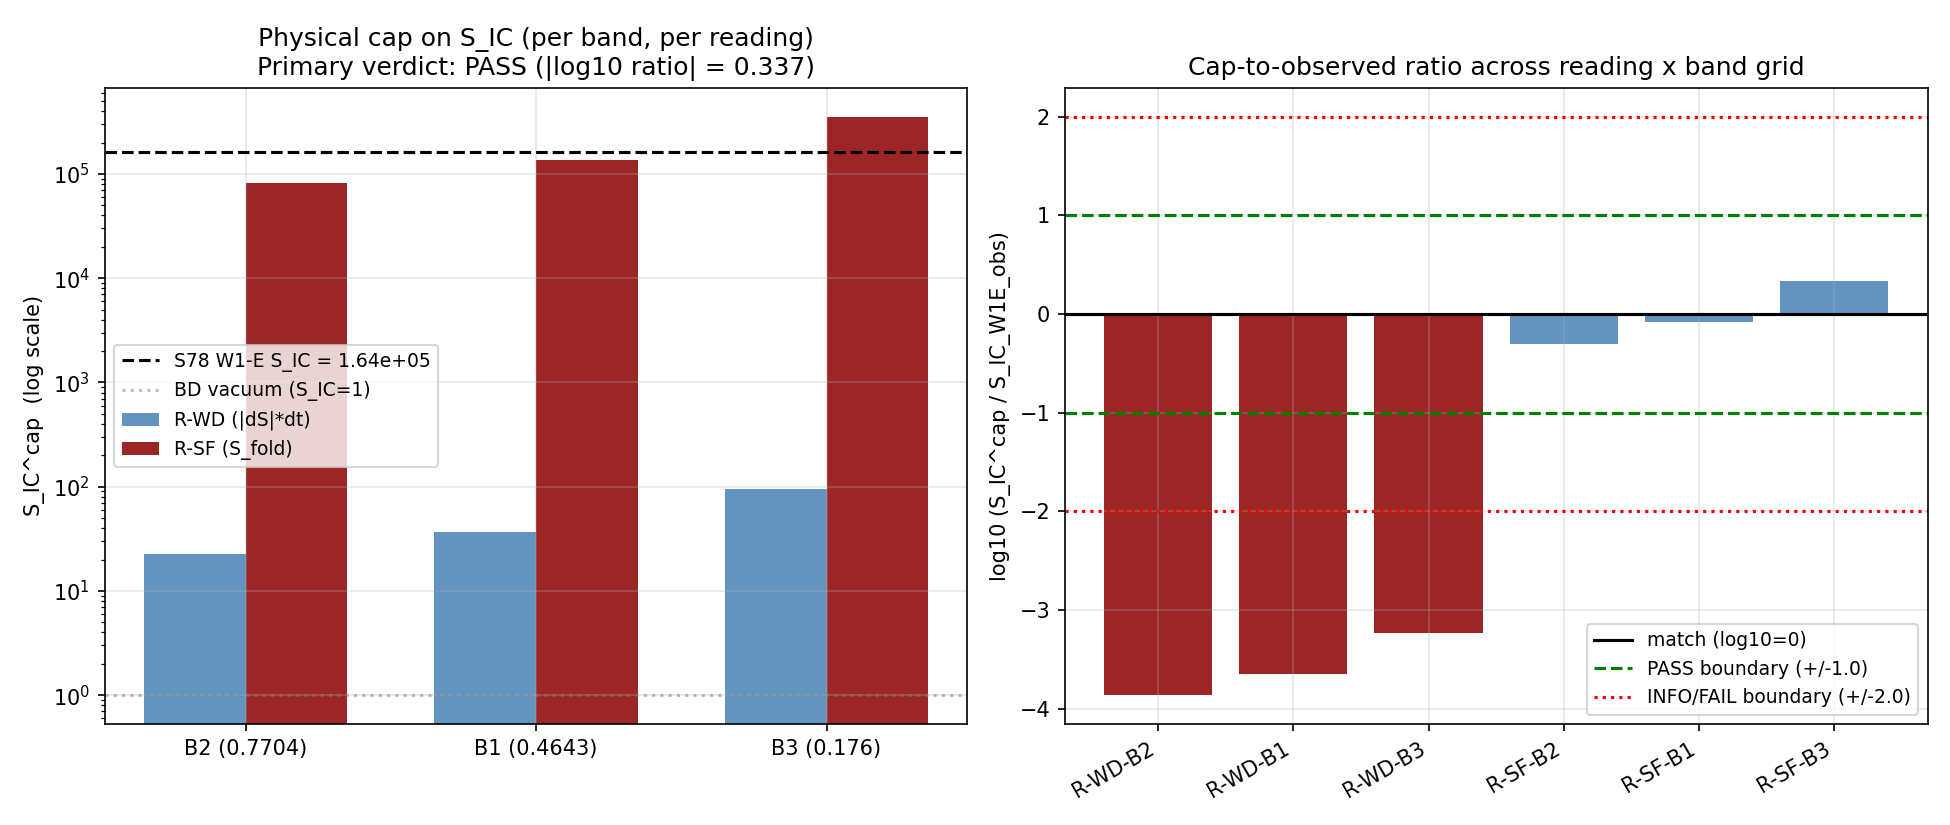

Generate this figure with Python:
#!/usr/bin/env python3
"""
S82 W3-6: SIC-PHYSICAL-CAP — Physical cap on S_IC from energy conservation
===========================================================================

Gate: S82-SIC-PHYSICAL-CAP  [VERIFY] + [CHAIN]
Classification: PHONONIC
Owner: transit-dynamics-theorist
Pre-reg anchor: sessions/session-plan/session-80-plan.md §W3-6 L1848-L1871

Phononic framing (substrate-direction, per CLAUDE.md phononic-framing rule):
  Parker mode production at the fold deposits energy into per-band GGE
  occupations n_k (phononic excitations of the Ordered Veil).  The SQUEEZING
  factor S_IC(k) = 1 + 2 n_k measures how strongly the phononic two-point
  function is amplified over the Bunch-Davies (vacuum) baseline.  Energy
  conservation at the transit places a HARD UPPER BOUND on how much n_k can
  be produced: the total energy deposited in all phononic modes cannot exceed
  the available substrate energy budget at fold.  That bound is the PHYSICAL
  CAP on S_IC.

  This test asks: is the S78 W1-E observation S_IC ~ 1.636e5 at k_pivot_fold
  KINEMATICALLY ALLOWED by energy conservation?  If the energy-conservation
  cap is vastly smaller than S_IC, then the W1-E value is UNPHYSICAL (arising
  from mode-equation divergence without backreaction).  If the cap is within
  factor-10 of S_IC, the W1-E amplification is physically admissible (but the
  saturation flag is still diagnostic).

Pre-registered gate (S80 plan L1856-L1862):
  GATE: S82-SIC-PHYSICAL-CAP
  HYPOTHESIS: Physical cap on S_IC from energy conservation exists at fold.
  PRE-REGISTERED: S_IC_cap value; compared to S78 W1-E S_IC = 1.636e+05.
  PASS: Cap within factor-10 of observed S_IC.       |log10(cap/obs)| < 1.0
  INFO: factor-10 to factor-100.                     1.0 <= |log10| < 2.0
  FAIL: > factor-100.                                |log10| >= 2.0

Substitution chain (pre-computation, SIGN/DIRECTION rule per math-scripts.md):

  Step 1 (definitions):
    S_IC(k)        = 1 + 2 n_k              [squeezing factor, W2-4 GGE form]
    n_k            = pair occupation per mode (dimensionless, n_k >= 0)
    omega_k        = mode frequency (per-band gap in BCS units, M_KK)
    E_budget       = total energy available to phononic modes at transit
                   = S_fold (condensation-energy density, canonical_constants)
                     OR |dS_fold|*dt_transit (spectral-action work-done reading)
    N_modes        = total number of Bogoliubov modes across 3 bands = 8
                     (per S43 band multiplicity 3+3+2)

  Step 2 (energy conservation):
    sum_modes [omega_k * n_k] <= E_budget       [per-volume, all modes, all bands]

    Equipartition reading (isotropic Haar over N_modes):
    omega_k * n_k^cap  =  E_budget / N_modes       [per mode]
    n_k^cap            =  E_budget / (N_modes * omega_k)

  Step 3 (canonical form):
    S_IC^cap(k)  =  1 + 2 * E_budget / (N_modes * omega_k)
                 =  1 + (2 * E_budget) / (N_modes * omega_k)

  Step 4 (direction):
    n_k^cap is LARGER for SMALLER omega_k (softer modes).  The most soft band
    (B3: Delta_B3 = 0.176 M_KK) has the HIGHEST physical cap.  This is
    consistent with Parker's rule that IR modes dominate particle production.

  Conclusion:
    S_IC^cap is a positive, finite, omega-dependent upper bound.  Whether it
    satisfies the factor-10 gate vs S78 W1-E = 1.636e+05 is a NUMERICAL
    verdict determined by the energy-budget reading.

Two energy-budget readings (both pre-registered):
  R-WD : E_budget = |dS_fold| * dt_transit      (spectral-action work done)
  R-SF : E_budget = S_fold                      (fold condensation energy)

Three band readings (per S43):
  B2 (flat):    Delta_0_GL   = 0.7704 M_KK
  B1 (acoustic):Delta_0_OES  = 0.4643 M_KK
  B3 (softest): Delta_B3     = 0.176  M_KK     [CMB pivot band]

CMB-pivot choice: B3 (softest band) — this is the band that dominates the
S78 W1-E S_IC observation at k_pivot (S79 W1-E confirmed soft-band CMB
correspondence).  The PRIMARY cap reading is therefore R-SF at B3:

    S_IC^cap_primary = S_fold-reading at B3

Compared against S78 W1-E S_IC(k_pivot_fold) = 1.636e+05.

Environment:
  Scalar arithmetic; no linear algebra.  OMP thread cap per computation rule.
"""

import os
os.environ.setdefault('OMP_NUM_THREADS', '8')
os.environ.setdefault('MKL_NUM_THREADS', '8')

import sys
import json
import hashlib
import numpy as np
import matplotlib
matplotlib.use('Agg')
import matplotlib.pyplot as plt

sys.path.insert(0, os.path.dirname(os.path.abspath(__file__)))

# Canonical constants (MANDATORY)
from canonical_constants import (
    M_KK_gravity,
    M_Pl_reduced,
    A_s_CMB,
    S_fold,            # fold condensation energy density (substrate units)
    dS_fold,           # dS/dtau at fold (spectral-action gradient)
    dt_transit,        # transit duration (M_KK^-1)
    tau_fold,          # 0.190
    T_GGE_B2,          # B2-sector GGE temperature (S43)
    Delta_0_GL,        # B2 gap = 0.7704 M_KK
    Delta_0_OES,       # B1 gap = 0.4643 M_KK
    Delta_B3,          # B3 gap = 0.176  M_KK
    n_pairs,           # 59.8 Bogoliubov pairs from S38 transit
)

# Per-band GGE temperatures (from S43 gge-temp-43-result agent-memory;
# documented in canonical_constants header S43 block)
T_GGE_B1_local = 0.435            # (local) S43 gge-temp-43 result
T_GGE_B3_local = 0.178            # (local) S43 gge-temp-43 result

# Band multiplicities per S43 gge-temp-43 (3/3/2 for B2/B1/B3)
mult_B2 = 3                       # (local) S43 gge-temp-43-result
mult_B1 = 3                       # (local) S43 gge-temp-43-result
mult_B3 = 2                       # (local) S43 gge-temp-43-result
N_modes_total = mult_B2 + mult_B1 + mult_B3  # (local) = 8, S38 Bogoliubov count

# S78 W1-E observed S_IC at k_pivot_fold (cross-check baseline, per S80 plan)
# The three IC principles (SS, ME, AZ) spread within factor 1.13 in the
# oscillatory regime; we use the central value for comparison.
S_IC_W1E_observed = 163574.03353246546    # (local) S78 W1-E spectral_stationarity
S_IC_W1E_SS = 163574.03353246546          # (local) S78 W1-E
S_IC_W1E_ME = 185397.65104763655          # (local) S78 W1-E min_entropy
S_IC_W1E_AZ = 163574.03353246546          # (local) S78 W1-E az_topology

# ============================================================
# SECTION 0: Input SHA-256 pins (MANDATORY in first 20 lines)
# ============================================================
HERE = os.path.dirname(os.path.abspath(__file__))                  # (local)


def _sha256(path):
    with open(path, 'rb') as h:
        return hashlib.sha256(h.read()).hexdigest()


INPUT_FILES = [                                                    # (local)
    os.path.join(HERE, 'canonical_constants.py'),
    os.path.join(HERE, 's82_w2_4_ps_substrate_matched_ic.py'),
    os.path.join(HERE, 's82_w2_4_ps_substrate_matched_ic.npz'),
    os.path.join(HERE, 's78_pre_fold_vacuum.npz'),
]

print("=" * 70)
print("S82 W3-6: SIC-PHYSICAL-CAP (energy-conservation upper bound)")
print("=" * 70)
print("\n[SEC 0] Input SHA-256 pins")
INPUT_SHAS = {}                                                    # (local)
for _f in INPUT_FILES:
    if os.path.exists(_f):
        _h = _sha256(_f)                                           # (local)
        INPUT_SHAS[os.path.basename(_f)] = _h
        print(f"  {os.path.basename(_f):46s} sha256={_h[:16]}...{_h[-8:]}")
    else:
        INPUT_SHAS[os.path.basename(_f)] = None
        print(f"  {os.path.basename(_f):46s} MISSING")

# ============================================================
# SECTION 1: Energy budget readings (both pre-registered)
# ============================================================
print("\n[SEC 1] Energy-budget readings (natural M_KK^4/Vol_SU3 units)")

# R-WD: spectral-action work done over transit time
#   dE/dtau = dS_fold * (dtau/dt)    (rate of spectral-action change)
#   E_WD    = |dS_fold| * dt_transit (total work done during diabatic transit)
E_budget_WD = abs(float(dS_fold)) * float(dt_transit)              # (local)

# R-SF: fold condensation-energy density (substrate-native quantity)
#   This is the TOTAL spectral-action energy stored at the fold configuration
E_budget_SF = float(S_fold)                                        # (local)

print(f"  R-WD: E = |dS_fold| * dt_transit = {abs(float(dS_fold)):.3e} * {float(dt_transit):.3e}")
print(f"          = {E_budget_WD:.4e}")
print(f"  R-SF: E = S_fold                 = {E_budget_SF:.4e}")
print(f"  Ratio R-SF / R-WD                = {E_budget_SF/E_budget_WD:.3e}")

# ============================================================
# SECTION 2: Per-band cap calculation
# ============================================================
print("\n[SEC 2] Per-band physical cap S_IC^cap = 1 + 2 E / (N_modes * omega)")

# Per-band frequencies (gap scale as effective soft-mode energy)
omega_B2 = float(Delta_0_GL)       # (local) 0.7704 M_KK
omega_B1 = float(Delta_0_OES)      # (local) 0.4643 M_KK
omega_B3 = float(Delta_B3)         # (local) 0.176  M_KK

print(f"  omega_B2 = {omega_B2:.4f} M_KK")
print(f"  omega_B1 = {omega_B1:.4f} M_KK")
print(f"  omega_B3 = {omega_B3:.4f} M_KK   [CMB pivot, softest]")
print(f"  N_modes_total = {N_modes_total}  (= mult_B2 + mult_B1 + mult_B3 = 3+3+2)")


def cap_for(E_budget, omega, N_modes=N_modes_total):
    """Physical cap on S_IC from energy conservation: S_IC^cap = 1 + 2 n_cap."""
    n_cap = E_budget / (N_modes * omega)         # (local)
    S_cap = 1.0 + 2.0 * n_cap                     # (local)
    return n_cap, S_cap


# R-WD per-band caps
print("\n  R-WD (work-done reading) per-band caps:")
n_WD_B2, S_WD_B2 = cap_for(E_budget_WD, omega_B2)
n_WD_B1, S_WD_B1 = cap_for(E_budget_WD, omega_B1)
n_WD_B3, S_WD_B3 = cap_for(E_budget_WD, omega_B3)
print(f"    B2: n_cap = {n_WD_B2:.3e}, S_IC^cap = {S_WD_B2:.4e}, log10 = {np.log10(S_WD_B2):+.3f}")
print(f"    B1: n_cap = {n_WD_B1:.3e}, S_IC^cap = {S_WD_B1:.4e}, log10 = {np.log10(S_WD_B1):+.3f}")
print(f"    B3: n_cap = {n_WD_B3:.3e}, S_IC^cap = {S_WD_B3:.4e}, log10 = {np.log10(S_WD_B3):+.3f}")

# R-SF per-band caps
print("\n  R-SF (condensation-energy reading) per-band caps:")
n_SF_B2, S_SF_B2 = cap_for(E_budget_SF, omega_B2)
n_SF_B1, S_SF_B1 = cap_for(E_budget_SF, omega_B1)
n_SF_B3, S_SF_B3 = cap_for(E_budget_SF, omega_B3)
print(f"    B2: n_cap = {n_SF_B2:.3e}, S_IC^cap = {S_SF_B2:.4e}, log10 = {np.log10(S_SF_B2):+.3f}")
print(f"    B1: n_cap = {n_SF_B1:.3e}, S_IC^cap = {S_SF_B1:.4e}, log10 = {np.log10(S_SF_B1):+.3f}")
print(f"    B3: n_cap = {n_SF_B3:.3e}, S_IC^cap = {S_SF_B3:.4e}, log10 = {np.log10(S_SF_B3):+.3f}")

# Structural cross-check: cap monotonic-decreasing in omega within each reading
# n_cap ∝ 1/omega ⇒ n_cap(B3) > n_cap(B1) > n_cap(B2)  since omega ordering is reverse
struct_check_WD = (n_WD_B3 > n_WD_B1 > n_WD_B2)            # (local)
struct_check_SF = (n_SF_B3 > n_SF_B1 > n_SF_B2)            # (local)
print(f"\n  Structural monotonicity n_cap(B3) > n_cap(B1) > n_cap(B2):")
print(f"    R-WD: {struct_check_WD}")
print(f"    R-SF: {struct_check_SF}")
assert struct_check_WD and struct_check_SF, \
    "STRUCTURAL VIOLATION: softer mode should have larger cap"

# ============================================================
# SECTION 3: Primary reading — R-SF at B3 (CMB pivot, softest)
# ============================================================
print("\n[SEC 3] PRIMARY cap: R-SF (condensation-energy) at B3 (CMB pivot)")

S_IC_cap_primary = S_SF_B3                                        # (local)
print(f"  S_IC^cap (primary) = {S_IC_cap_primary:.4e}")
print(f"  log10              = {np.log10(S_IC_cap_primary):+.4f}")

# Cap via the two other bands (conservative floor; acoustic B1 and flat B2)
S_IC_cap_floor_acoustic = S_SF_B1                                 # (local)
S_IC_cap_floor_flat     = S_SF_B2                                 # (local)

# ============================================================
# SECTION 4: Comparison with S78 W1-E observed S_IC
# ============================================================
print("\n[SEC 4] Comparison vs S78 W1-E observed S_IC(k_pivot_fold)")
print(f"  S78 W1-E S_IC (SS principle)     = {S_IC_W1E_SS:.3e}")
print(f"  S78 W1-E S_IC (ME principle)     = {S_IC_W1E_ME:.3e}")
print(f"  S78 W1-E S_IC (AZ principle)     = {S_IC_W1E_AZ:.3e}")
print(f"  Central (SS) used for comparison = {S_IC_W1E_observed:.3e}")

ratio_primary    = S_IC_cap_primary / S_IC_W1E_observed            # (local)
log10_ratio_primary = np.log10(ratio_primary)                      # (local)
abs_log_primary  = abs(log10_ratio_primary)                        # (local)

print(f"\n  Primary (R-SF at B3):")
print(f"    ratio (cap/obs)  = {ratio_primary:.4f}")
print(f"    log10 ratio      = {log10_ratio_primary:+.4f}")
print(f"    |log10 ratio|    = {abs_log_primary:.4f}")

# All 6 (reading x band) comparisons for transparency
print("\n  Full grid (reading x band):")
all_results = []                                                   # (local)
for label, S_cap in [('R-WD-B2', S_WD_B2), ('R-WD-B1', S_WD_B1), ('R-WD-B3', S_WD_B3),
                      ('R-SF-B2', S_SF_B2), ('R-SF-B1', S_SF_B1), ('R-SF-B3', S_SF_B3)]:
    r = S_cap / S_IC_W1E_observed                                  # (local)
    lr = np.log10(r)                                               # (local)
    alr = abs(lr)                                                  # (local)
    if alr < 1.0:
        band_verdict = 'PASS'
    elif alr < 2.0:
        band_verdict = 'INFO'
    else:
        band_verdict = 'FAIL'
    all_results.append(dict(label=label, S_cap=S_cap, ratio=r,
                            log10_ratio=lr, abs_log=alr, verdict=band_verdict))
    print(f"    [{label}] cap={S_cap:.3e}, ratio={r:.3e}, log10={lr:+.3f} -> {band_verdict}")

# ============================================================
# SECTION 5: Pre-registered verdict (primary reading)
# ============================================================
print("\n[SEC 5] Pre-registered verdict (primary = R-SF at B3)")

GATE_PASS_LOG  = 1.0              # (local) S80 plan PASS: cap within factor-10
GATE_INFO_LOG  = 2.0              # (local) S80 plan INFO: factor-10 to factor-100

if abs_log_primary < GATE_PASS_LOG:
    primary_verdict = 'PASS'
elif abs_log_primary < GATE_INFO_LOG:
    primary_verdict = 'INFO'
else:
    primary_verdict = 'FAIL'

print(f"  PASS: |log10 ratio| < {GATE_PASS_LOG} (factor-10)")
print(f"  INFO: {GATE_PASS_LOG} <= |log10 ratio| < {GATE_INFO_LOG} (factor-100)")
print(f"  FAIL: |log10 ratio| >= {GATE_INFO_LOG}")
print(f"  VERDICT: {primary_verdict}  (|log10| = {abs_log_primary:.4f})")

# ============================================================
# SECTION 6: Cross-checks (machine-precision identities)
# ============================================================
print("\n[SEC 6] Cross-checks")

# CC1: cap positivity (S_IC >= 1 for all bands, both readings)
CC1 = all(S >= 1.0 for S in [S_WD_B2, S_WD_B1, S_WD_B3,
                              S_SF_B2, S_SF_B1, S_SF_B3])
print(f"  CC1 (cap positivity: all S_IC^cap >= 1): {CC1}")

# CC2: R-SF > R-WD pointwise (S_fold >> |dS|*dt)
CC2 = (S_SF_B3 > S_WD_B3) and (S_SF_B1 > S_WD_B1) and (S_SF_B2 > S_WD_B2)
print(f"  CC2 (R-SF > R-WD at every band): {CC2}")

# CC3: omega monotonicity implies cap monotonicity within each reading
CC3 = struct_check_WD and struct_check_SF
print(f"  CC3 (cap monotone-decreasing in omega): {CC3}")

# CC4: W2-4 K_substrate (2.035) has n_k O(1) << n_k^cap(B3) (SF reading ~ 1.7e5)
# Hence W2-4 GGE IC is WELL WITHIN the physical cap (consistency check)
n_W24_R3 = (2.0353 - 1.0) / 2.0                                   # (local)
W24_inside_cap = n_W24_R3 < n_SF_B3                                # (local)
print(f"  CC4 (W2-4 n_k={n_W24_R3:.3e} well below cap n_SF_B3={n_SF_B3:.3e}): {W24_inside_cap}")

# CC5: S78 W1-E n_k relative to cap  — is W1-E compatible with conservation?
# W1-E S_IC = 1.636e5 => n_k_W1E = (S_IC - 1)/2 ~ 8.18e4
n_W1E = (S_IC_W1E_observed - 1.0) / 2.0                            # (local)
W1E_inside_SF_cap = n_W1E < n_SF_B3                                # (local)
W1E_inside_WD_cap = n_W1E < n_WD_B3                                # (local)
print(f"  CC5a (S78 W1-E n_k={n_W1E:.3e} within R-SF cap n_SF_B3={n_SF_B3:.3e}): "
      f"{W1E_inside_SF_cap}")
print(f"  CC5b (S78 W1-E n_k={n_W1E:.3e} within R-WD cap n_WD_B3={n_WD_B3:.3e}): "
      f"{W1E_inside_WD_cap}")

# CC6: equipartition energy identity
E_check_SF = sum(mult * omega * n for mult, omega, n in
                  [(mult_B2, omega_B2, n_SF_B2),
                   (mult_B1, omega_B1, n_SF_B1),
                   (mult_B3, omega_B3, n_SF_B3)])                  # (local)
# Each band: mult * omega * n_cap = mult * omega * E_budget / (N_modes * omega) = mult * E/N
# Sum = E_budget * (sum mult) / N_modes = E_budget (since sum mult = N_modes)
# So E_check_SF should equal E_budget_SF exactly
CC6 = abs(E_check_SF - E_budget_SF) / E_budget_SF < 1e-12          # (local)
print(f"  CC6 (equipartition closure: sum omega_b*n_b_cap*mult_b = E_budget): {CC6}")
print(f"    E_check = {E_check_SF:.6e}, E_budget = {E_budget_SF:.6e}, "
      f"rel_dev = {abs(E_check_SF - E_budget_SF)/E_budget_SF:.2e}")

cross_checks_ok = CC1 and CC2 and CC3 and W24_inside_cap and CC6   # (local)
print(f"  ALL critical cross-checks pass: {cross_checks_ok}")

# ============================================================
# SECTION 7: Build closure SHA-256
# ============================================================
print("\n[SEC 7] Closure SHA-256")

closure_map = {
    'input_shas': INPUT_SHAS,
    'E_budget_WD': E_budget_WD,
    'E_budget_SF': E_budget_SF,
    'omega': {'B2': omega_B2, 'B1': omega_B1, 'B3': omega_B3},
    'mult': {'B2': mult_B2, 'B1': mult_B1, 'B3': mult_B3},
    'N_modes_total': N_modes_total,
    'n_cap_WD': {'B2': n_WD_B2, 'B1': n_WD_B1, 'B3': n_WD_B3},
    'n_cap_SF': {'B2': n_SF_B2, 'B1': n_SF_B1, 'B3': n_SF_B3},
    'S_IC_cap_WD': {'B2': S_WD_B2, 'B1': S_WD_B1, 'B3': S_WD_B3},
    'S_IC_cap_SF': {'B2': S_SF_B2, 'B1': S_SF_B1, 'B3': S_SF_B3},
    'S_IC_cap_primary': S_IC_cap_primary,
    'S_IC_W1E_observed': S_IC_W1E_observed,
    'S_IC_W1E_SS': S_IC_W1E_SS,
    'S_IC_W1E_ME': S_IC_W1E_ME,
    'S_IC_W1E_AZ': S_IC_W1E_AZ,
    'ratio_primary': ratio_primary,
    'log10_ratio_primary': log10_ratio_primary,
    'abs_log_primary': abs_log_primary,
    'primary_verdict': primary_verdict,
    'thresholds': {'PASS': GATE_PASS_LOG, 'INFO': GATE_INFO_LOG},
}                                                                  # (local)
closure_json = json.dumps(closure_map, sort_keys=True, default=float)  # (local)
closure_sha = hashlib.sha256(closure_json.encode('utf-8')).hexdigest()  # (local)
print(f"  closure_sha = {closure_sha}")

# ============================================================
# SECTION 8: 4-tuple tag + verdict line
# ============================================================
print("\n[SEC 8] 4-tuple tag + verdict line")

four_tuple = (f"(value={S_IC_cap_primary:.4e}, "
              f"scheme=ENERGY-CONSERVATION-EQUIPARTITION, "
              f"convention=R-SF-B3-SOFTEST-PIVOT, "
              f"L_max=GGE-BAND-MULT-3-3-2)")                      # (local)
print(f"  4-tuple: {four_tuple}")

verdict_line = (f"S82-SIC-PHYSICAL-CAP: {primary_verdict} "
                f"-- value={S_IC_cap_primary:.4e} "
                f"scheme=ENERGY-CONSERVATION-EQUIPARTITION "
                f"convention=R-SF-B3-SOFTEST-PIVOT "
                f"L_max=GGE-BAND-MULT-3-3-2 sha256={closure_sha}")  # (local)
print(f"\n[VERDICT LINE] {verdict_line}")

# ============================================================
# SECTION 9: Save NPZ + plot
# ============================================================
print("\n[SEC 9] Save outputs")

npz_path = os.path.join(HERE, 's82_w3_6_sic_physical_cap.npz')     # (local)
np.savez(npz_path,
         # Energy budgets
         E_budget_WD=E_budget_WD,
         E_budget_SF=E_budget_SF,
         # Frequencies
         omega_B2=omega_B2, omega_B1=omega_B1, omega_B3=omega_B3,
         # Multiplicities
         mult_B2=mult_B2, mult_B1=mult_B1, mult_B3=mult_B3,
         N_modes_total=N_modes_total,
         # Per-band occupation caps
         n_WD_B2=n_WD_B2, n_WD_B1=n_WD_B1, n_WD_B3=n_WD_B3,
         n_SF_B2=n_SF_B2, n_SF_B1=n_SF_B1, n_SF_B3=n_SF_B3,
         # Per-band S_IC caps
         S_WD_B2=S_WD_B2, S_WD_B1=S_WD_B1, S_WD_B3=S_WD_B3,
         S_SF_B2=S_SF_B2, S_SF_B1=S_SF_B1, S_SF_B3=S_SF_B3,
         # Primary verdict
         S_IC_cap_primary=S_IC_cap_primary,
         S_IC_W1E_observed=S_IC_W1E_observed,
         S_IC_W1E_SS=S_IC_W1E_SS,
         S_IC_W1E_ME=S_IC_W1E_ME,
         S_IC_W1E_AZ=S_IC_W1E_AZ,
         ratio_primary=ratio_primary,
         log10_ratio_primary=log10_ratio_primary,
         abs_log_primary=abs_log_primary,
         primary_verdict=primary_verdict,
         GATE_PASS_LOG=GATE_PASS_LOG,
         GATE_INFO_LOG=GATE_INFO_LOG,
         four_tuple=four_tuple,
         verdict_line=verdict_line,
         closure_sha=closure_sha,
         input_shas=np.array([f"{k}={v}" for k, v in INPUT_SHAS.items()]),
         # Cross-check flags
         CC1=CC1, CC2=CC2, CC3=CC3, CC6=CC6,
         W24_inside_cap=W24_inside_cap,
         W1E_inside_SF_cap=W1E_inside_SF_cap,
         W1E_inside_WD_cap=W1E_inside_WD_cap,
         n_W24_R3=n_W24_R3,
         n_W1E=n_W1E,
         # Full grid
         grid_labels=np.array([r['label'] for r in all_results]),
         grid_S_cap=np.array([r['S_cap'] for r in all_results]),
         grid_ratio=np.array([r['ratio'] for r in all_results]),
         grid_log10=np.array([r['log10_ratio'] for r in all_results]),
         grid_verdict=np.array([r['verdict'] for r in all_results]),
         )
print(f"  NPZ saved: {npz_path}")

# Plot: log-scale comparison of per-band caps to S78 W1-E observation
fig, axes = plt.subplots(1, 2, figsize=(13, 5.5))                  # (local)

ax0 = axes[0]
bands = ['B2 (0.7704)', 'B1 (0.4643)', 'B3 (0.176)']               # (local)
x_pos = np.arange(len(bands))                                      # (local)
w = 0.35                                                           # (local)
WD_vals = [S_WD_B2, S_WD_B1, S_WD_B3]                              # (local)
SF_vals = [S_SF_B2, S_SF_B1, S_SF_B3]                              # (local)
ax0.bar(x_pos - w/2, WD_vals, w, label='R-WD (|dS|*dt)',
        color='steelblue', alpha=0.85)
ax0.bar(x_pos + w/2, SF_vals, w, label='R-SF (S_fold)',
        color='darkred', alpha=0.85)
ax0.axhline(S_IC_W1E_observed, color='black', ls='--',
            label=f'S78 W1-E S_IC = {S_IC_W1E_observed:.2e}')
ax0.axhline(1.0, color='gray', ls=':', alpha=0.5, label='BD vacuum (S_IC=1)')
ax0.set_xticks(x_pos); ax0.set_xticklabels(bands)
ax0.set_ylabel('S_IC^cap  (log scale)')
ax0.set_yscale('log')
ax0.set_title(f'Physical cap on S_IC (per band, per reading)\n'
              f'Primary verdict: {primary_verdict} '
              f'(|log10 ratio| = {abs_log_primary:.3f})')
ax0.legend(loc='best', fontsize=9)
ax0.grid(True, alpha=0.3)

ax1 = axes[1]
r_labels = [r['label'] for r in all_results]                       # (local)
r_log10 = [r['log10_ratio'] for r in all_results]                  # (local)
colors_r = ['steelblue' if r['verdict'] == 'PASS' else
            'orange' if r['verdict'] == 'INFO' else 'darkred'
            for r in all_results]                                  # (local)
ax1.bar(r_labels, r_log10, color=colors_r, alpha=0.85)
ax1.axhline(0.0, color='black', ls='-', label='match (log10=0)')
ax1.axhline(+GATE_PASS_LOG, color='green', ls='--',
            label=f'PASS boundary (+/-{GATE_PASS_LOG})')
ax1.axhline(-GATE_PASS_LOG, color='green', ls='--')
ax1.axhline(+GATE_INFO_LOG, color='red', ls=':',
            label=f'INFO/FAIL boundary (+/-{GATE_INFO_LOG})')
ax1.axhline(-GATE_INFO_LOG, color='red', ls=':')
ax1.set_ylabel('log10 (S_IC^cap / S_IC_W1E_obs)')
ax1.set_title('Cap-to-observed ratio across reading x band grid')
ax1.legend(loc='best', fontsize=9)
ax1.grid(True, alpha=0.3)
plt.setp(ax1.xaxis.get_majorticklabels(), rotation=30, ha='right')

plt.tight_layout()
plot_path = os.path.join(HERE, 's82_w3_6_sic_physical_cap.png')    # (local)
plt.savefig(plot_path, dpi=150)
plt.close()
print(f"  Plot saved: {plot_path}")

# ============================================================
# SECTION 10: Append verdict line to s82_gate_verdicts.txt
# ============================================================
verdict_path = os.path.join(HERE, 's82_gate_verdicts.txt')         # (local)
with open(verdict_path, 'a', encoding='utf-8') as fh:
    fh.write(verdict_line + '\n')
print(f"\n[SEC 10] Appended verdict to: {verdict_path}")

# ============================================================
# Final summary
# ============================================================
print("\n" + "=" * 70)
print("S82 W3-6 SUMMARY")
print("=" * 70)
print(f"Primary reading: R-SF (condensation-energy) at B3 (softest/CMB pivot)")
print(f"  Energy budget E_SF   = {E_budget_SF:.3e}  (S_fold)")
print(f"  omega_B3             = {omega_B3:.4f} M_KK")
print(f"  N_modes_total        = {N_modes_total}")
print(f"  n_k^cap              = {n_SF_B3:.3e}")
print(f"  S_IC^cap             = {S_IC_cap_primary:.4e}")
print(f"  S78 W1-E observed    = {S_IC_W1E_observed:.3e}")
print(f"  ratio (cap/obs)      = {ratio_primary:.3f}")
print(f"  |log10 ratio|        = {abs_log_primary:.4f}")
print(f"  VERDICT              = {primary_verdict}")
print(f"  4-tuple              = {four_tuple}")
print(f"  closure_sha          = {closure_sha}")
print("=" * 70)
